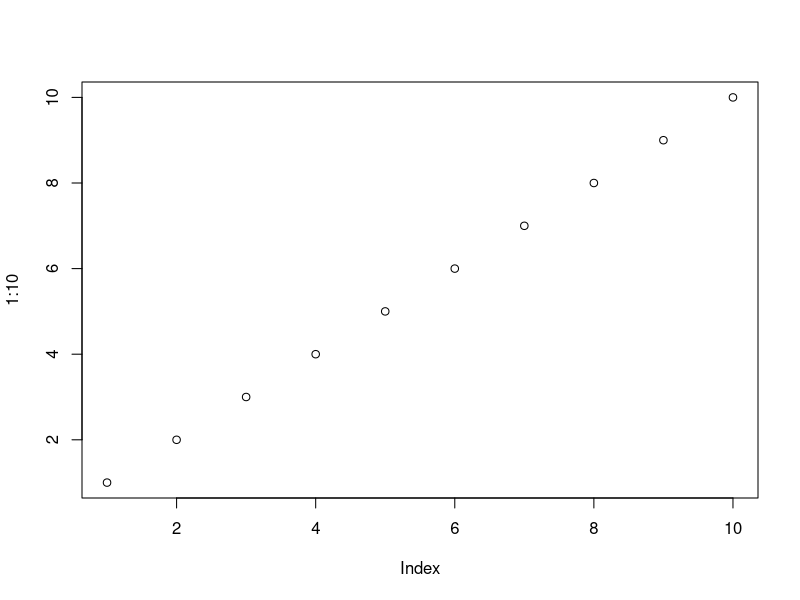
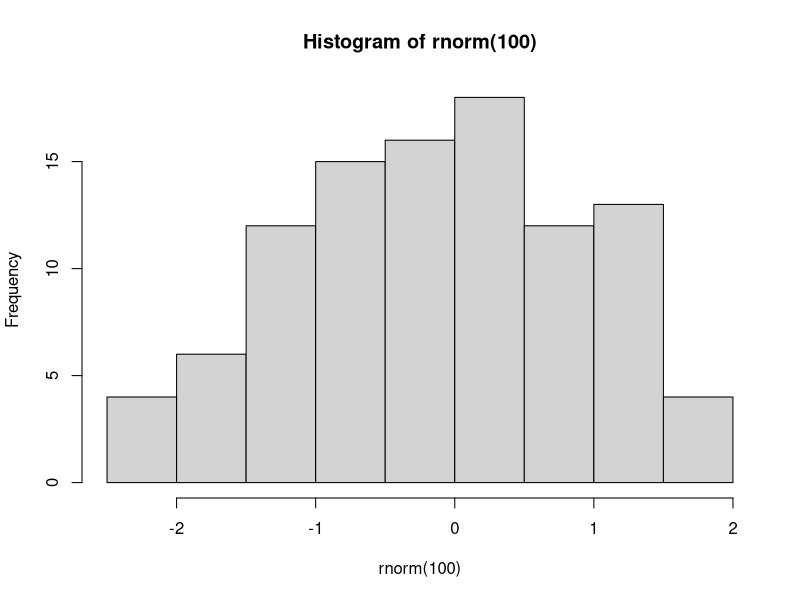

R code for these plots, in order:
## ---- chunk 1
knitr::opts_chunk$set(echo = TRUE, comment = "#>")
## ---- chunk 2
# R code here
mean(1:10)
## ---- chunk 3
plot(1:10)
## ---- chunk 4
hist(rnorm(100))
